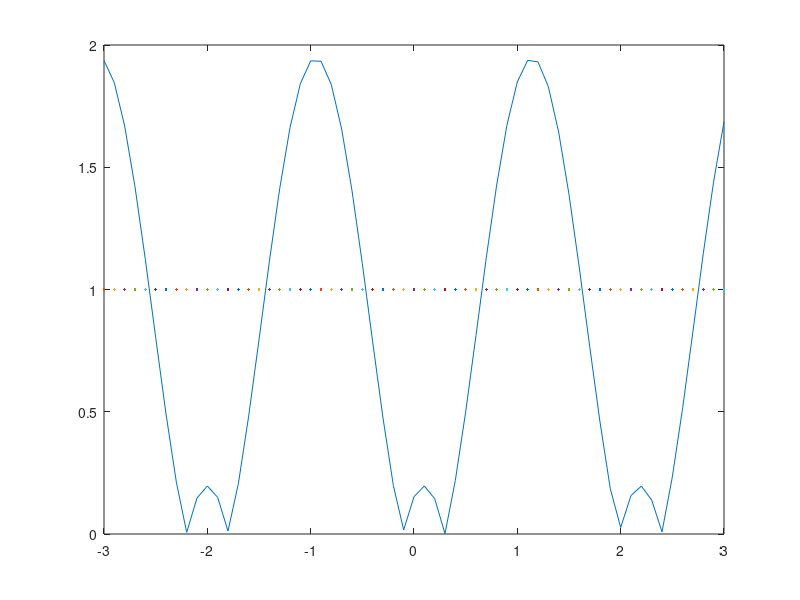

Write MATLAB code to recreate this figure.
%authors: Ivan Liljeqvist and Filip Matrinsson
%version: 2015-04-16


%Fix-point interation
%I SOLVED IT BY HAND ALSO! It should be presented by hand.

x=-1;
korr=1;

while(abs(korr)>5e-4)
    xOld=x;
    x=(7/8)*xOld+(5/14)*cos(3*x-5)
    korr=x-xOld;
end

%start from 0, increase with 1, go to 365
x=[-3:0.1:3];

%use the equation for plotting
y=abs(7/8-(15/14)*sin(3*x-5));

%plot the graph
plot(x,y);
hold on

plot(x,1,'.');

hold off

%{
    Den kan kovergera mot rotterna runt -2, 0 och 2.
    Eftersom fix-punkts iteration bara konvergerar mot roten d?r 
    absolutbelopppet av derivatan runt roten ar mindre an 1.

    F'(x) = 7/8-(15/14)*sin(3*x-5)

%}







